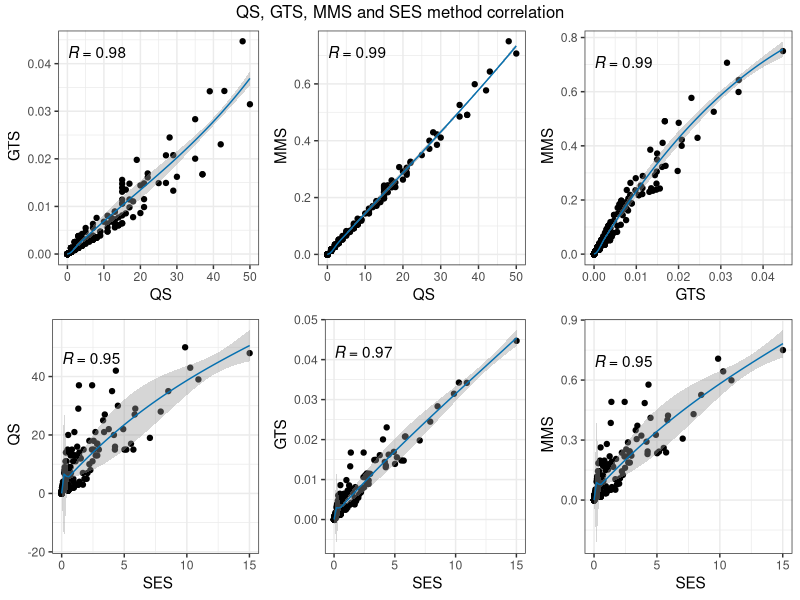
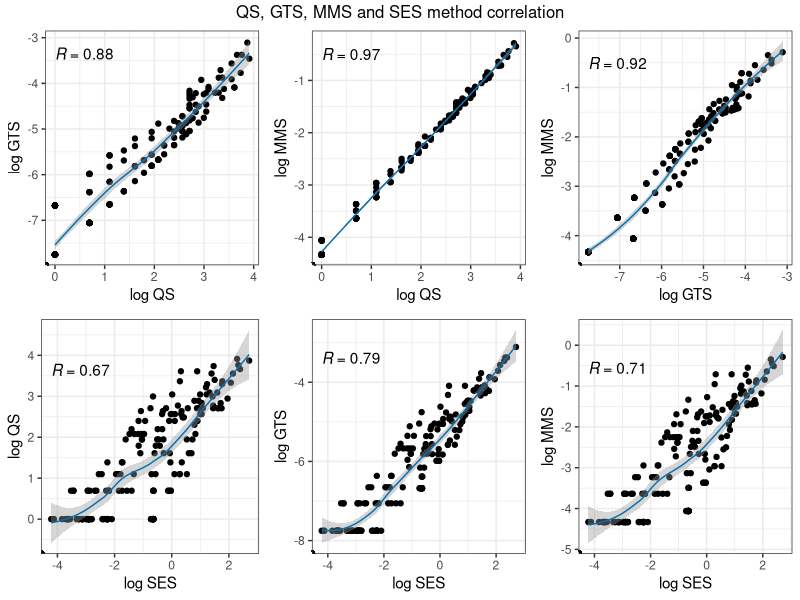
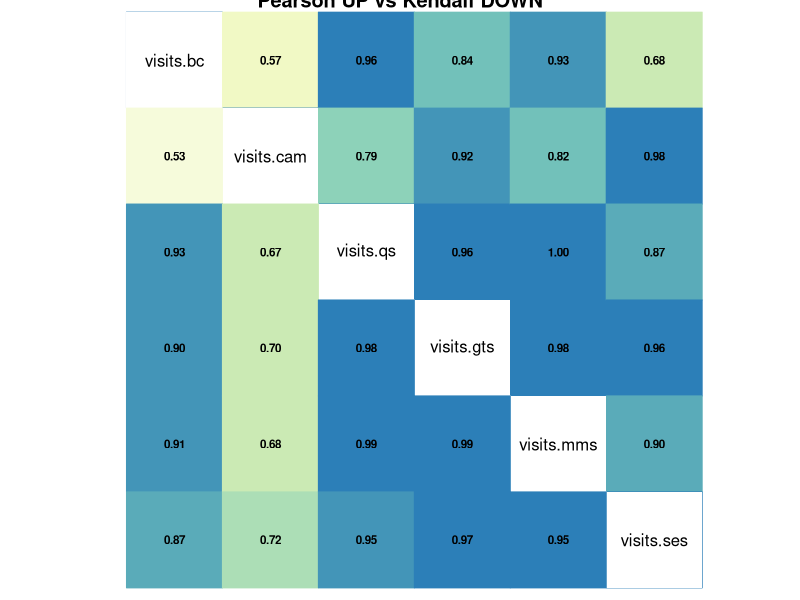
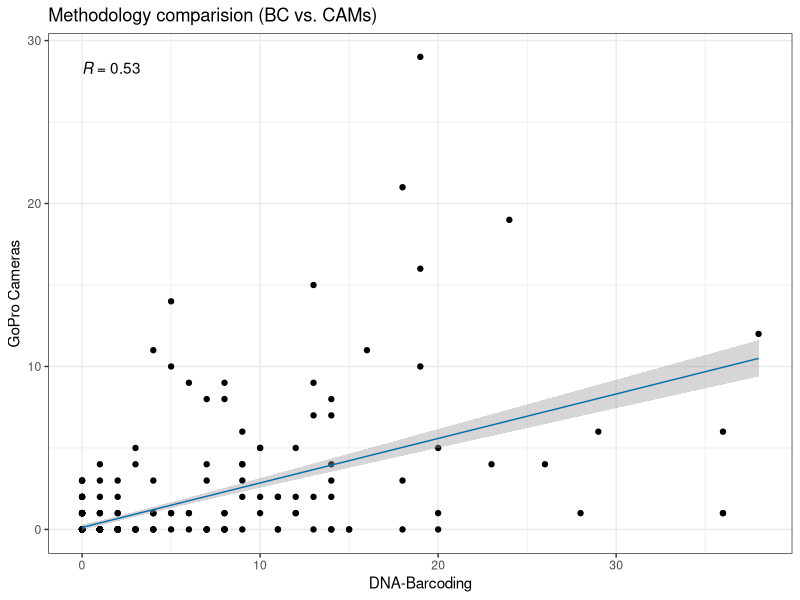
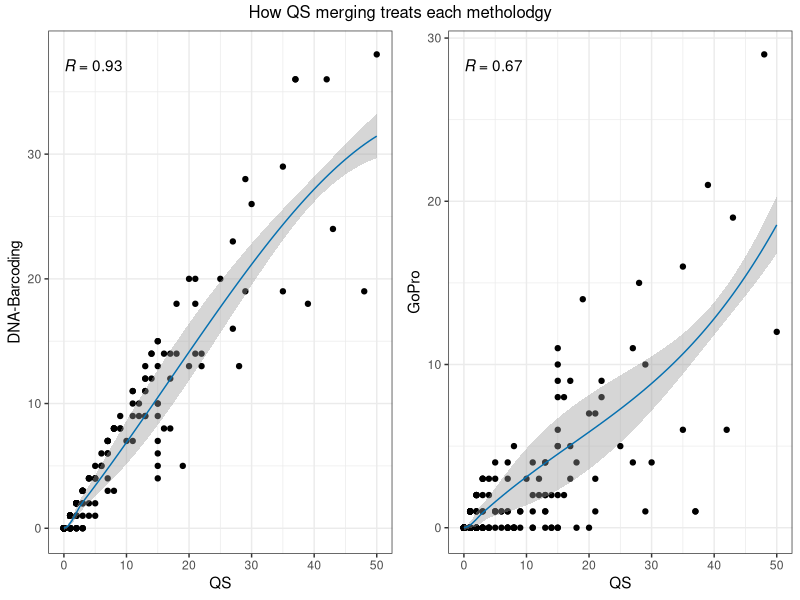
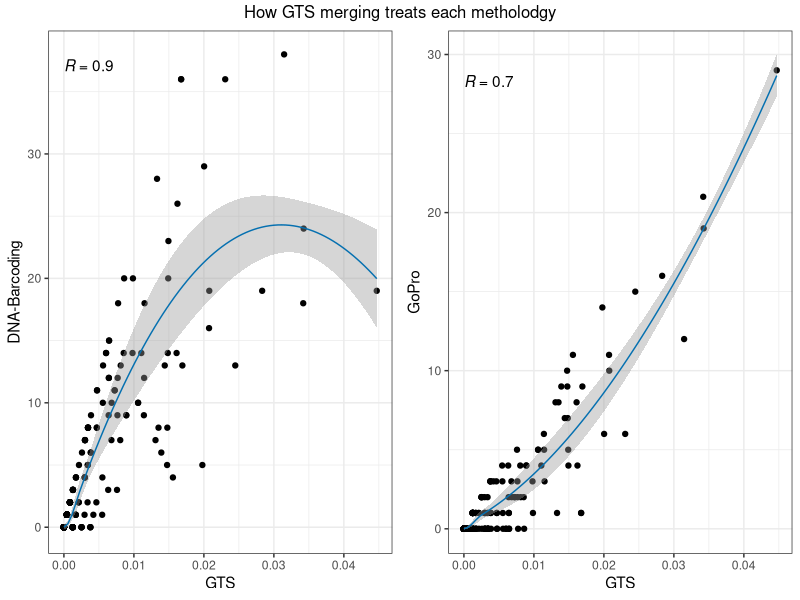
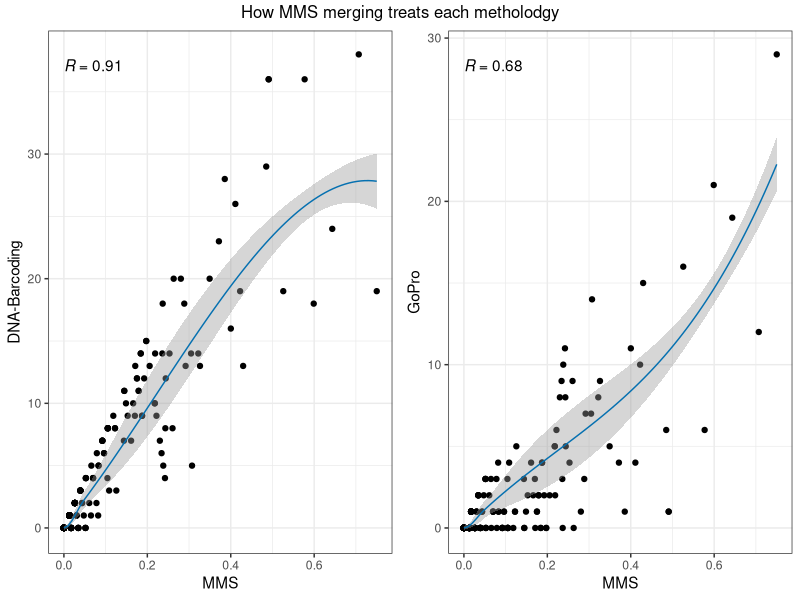
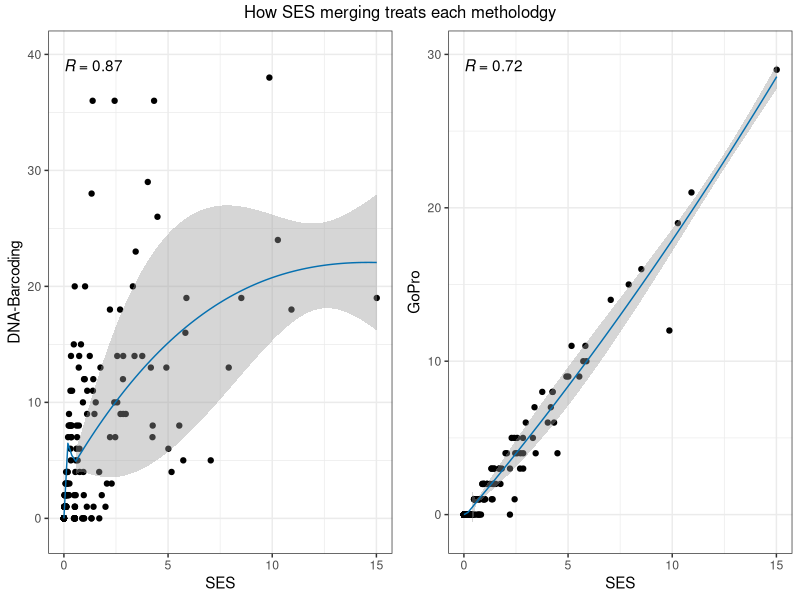

R code for these plots, in order:
## ---- chunk 1
knitr::opts_chunk$set(echo = TRUE)
## ---- chunk 2
library(tidyverse)
library(tibble)
library(RColorBrewer)
library(gridExtra)
library(ggplot2)
library(ggpubr)
## ---- chunk 3
bc <- read.csv("../Case_studies_datasets/pl_bc_clean.csv",header=T,sep=",",dec=".")%>% 
	column_to_rownames(var="X")
cam <- read.csv("../Case_studies_datasets/pl_cam_clean.csv",header=T,sep=",",dec=".")%>% 
	column_to_rownames(var="X")
QC <- read.csv("../Data_merging/Pistacia_QC.csv",header=T,sep=",",dec=".")%>% 
	column_to_rownames(var="X")
QS <- read.csv("../Data_merging/Pistacia_QS.csv",header=T,sep=",",dec=".")%>% 
	column_to_rownames(var="X")
GTS <- read.csv("../Data_merging/Pistacia_GTS.csv",header=T,sep=",",dec=".")%>% 
	column_to_rownames(var="X")
MMS <- read.csv("../Data_merging/Pistacia_MMS.csv",header=T,sep=",",dec=".")%>% 
	column_to_rownames(var="X")
SES <- read.csv("../Data_merging/Pistacia_SES.csv",header=T,sep=",",dec=".")%>% 
	column_to_rownames(var="X")
## ---- chunk 4
BC.long<- bc %>% 
  rownames_to_column(var="plant_id")%>%
  pivot_longer(-plant_id, names_to = "disperser", values_to = "visits.bc")

CAM.long<- cam %>% 
  rownames_to_column(var="plant_id")%>%
  pivot_longer(-plant_id, names_to = "disperser", values_to = "visits.cam")

QC.long<- QC %>% 
  rownames_to_column(var="plant_id")%>%
  pivot_longer(-plant_id, names_to = "disperser", values_to = "visits.qc")

QS.long<- QS %>% 
  rownames_to_column(var="plant_id")%>%
  pivot_longer(-plant_id, names_to = "disperser", values_to = "visits.qs")

GTS.long<- GTS %>% 
  rownames_to_column(var="plant_id")%>%
  pivot_longer(-plant_id, names_to = "disperser", values_to = "visits.gts")

MMS.long<- MMS %>% 
  rownames_to_column(var="plant_id")%>%
  pivot_longer(-plant_id, names_to = "disperser", values_to = "visits.mms")

SES.long<- SES %>% 
  rownames_to_column(var="plant_id")%>%
  pivot_longer(-plant_id, names_to = "disperser", values_to = "visits.ses")
## ---- chunk 5
all.long <- right_join(BC.long, CAM.long)%>%
  right_join(QC.long) %>%
  right_join(QS.long) %>% 
  right_join(GTS.long) %>% 
  right_join(MMS.long) %>% 
  right_join(SES.long) %>%
  dplyr::rowwise() %>% mutate(SD=sd(c(visits.gts,visits.mms,visits.ses)), MEAN=mean(c(visits.gts,visits.mms,visits.ses)), CV=SD/MEAN)
## ---- chunk 6
QS_GTS <- ggplot(data=all.long, aes(x=(visits.qs), y=(visits.gts)))+geom_point()+
  theme_bw()+xlab(" QS")+ylab(" GTS")+
  #geom_smooth(method=lm)+ 
  stat_cor(aes(label = ..r.label..), method="kendall")+geom_smooth(color="#0570b0", size=0.5)
QS_MMS <- ggplot(data=all.long, aes(x=(visits.qs), y=(visits.mms)))+geom_point()+
  theme_bw()+xlab(" QS")+ylab(" MMS")+
  #geom_smooth(method=lm)+ 
  stat_cor(aes(label = ..r.label..), method="kendall")+geom_smooth(color="#0570b0", size=0.5)
GTS_MMS <- ggplot(data=all.long, aes(x=(visits.gts), y=(visits.mms)))+geom_point()+
  theme_bw()+xlab(" GTS")+ylab(" MMS")+
  #geom_smooth(method=lm)+ 
  stat_cor(aes(label = ..r.label..), method="kendall")+geom_smooth(color="#0570b0", size=0.5)
SES_QS <- ggplot(data=all.long, aes(x=(visits.ses), y=(visits.qs)))+geom_point()+
  theme_bw()+xlab(" SES")+ylab(" QS")+
  #geom_smooth(method=lm)+ 
  stat_cor(aes(label = ..r.label..), method="kendall")+geom_smooth(color="#0570b0", size=0.5)
SES_GTS <- ggplot(data=all.long, aes(x=(visits.ses), y=(visits.gts)))+geom_point()+
  theme_bw()+xlab(" SES")+ylab(" GTS")+
  #geom_smooth(method=lm)+ 
  stat_cor(aes(label = ..r.label..), method="kendall")+geom_smooth(color="#0570b0", size=0.5)
SES_MMS <- ggplot(data=all.long, aes(x=(visits.ses), y=(visits.mms)))+geom_point()+
  theme_bw()+xlab(" SES")+ylab(" MMS")+
  #geom_smooth(method=lm)+ 
  stat_cor(aes(label = ..r.label..), method="kendall")+geom_smooth(color="#0570b0", size=0.5)

grid.arrange(QS_GTS, QS_MMS, GTS_MMS, SES_QS, SES_GTS, SES_MMS, ncol=3, nrow=2, top="QS, GTS, MMS and SES method correlation")
## ---- chunk 7
QS_GTS <- ggplot(data=all.long, aes(x=log(visits.qs), y=log(visits.gts)))+geom_point()+
  theme_bw()+xlab("log QS")+ylab("log GTS")+
  #geom_smooth(method=lm)+ 
  stat_cor(aes(label = ..r.label..), method="kendall")+geom_smooth(color="#0570b0", size=0.5)
QS_MMS <- ggplot(data=all.long, aes(x=log(visits.qs), y=log(visits.mms)))+geom_point()+
  theme_bw()+xlab("log QS")+ylab("log MMS")+
  #geom_smooth(method=lm)+ 
  stat_cor(aes(label = ..r.label..), method="kendall")+geom_smooth(color="#0570b0", size=0.5)
GTS_MMS <- ggplot(data=all.long, aes(x=log(visits.gts), y=log(visits.mms)))+geom_point()+
  theme_bw()+xlab("log GTS")+ylab("log MMS")+
  #geom_smooth(method=lm)+ 
  stat_cor(aes(label = ..r.label..), method="kendall")+geom_smooth(color="#0570b0", size=0.5)
SES_QS <- ggplot(data=all.long, aes(x=log(visits.ses), y=log(visits.qs)))+geom_point()+
  theme_bw()+xlab("log SES")+ylab("log QS")+
  #geom_smooth(method=lm)+ 
  stat_cor(aes(label = ..r.label..), method="kendall")+geom_smooth(color="#0570b0", size=0.5)
SES_GTS <- ggplot(data=all.long, aes(x=log(visits.ses), y=log(visits.gts)))+geom_point()+
  theme_bw()+xlab("log SES")+ylab("log GTS")+
  #geom_smooth(method=lm)+ 
  stat_cor(aes(label = ..r.label..), method="kendall")+geom_smooth(color="#0570b0", size=0.5)
SES_MMS <- ggplot(data=all.long, aes(x=log(visits.ses), y=log(visits.mms)))+geom_point()+
  theme_bw()+xlab("log SES")+ylab("log MMS")+
  #geom_smooth(method=lm)+ 
  stat_cor(aes(label = ..r.label..), method="kendall")+geom_smooth(color="#0570b0", size=0.5)

grid.arrange(QS_GTS, QS_MMS, GTS_MMS, SES_QS, SES_GTS, SES_MMS, ncol=3, nrow=2, top="QS, GTS, MMS and SES method correlation")
## ---- chunk 8
pearson <- cor(x=all.long[,c(3,4,6:9)], method = "pearson")

kendall <- cor(x=all.long[,c(3,4,6:9)], method = "kendall")
## ---- chunk 9
library(corrplot)
library(RColorBrewer)

col <- colorRampPalette(c("white", "white","white", "white","white", "white", "white",  "white", "white","#D9EF8B","#A6D96A","#66BD63"))

col2 <- colorRampPalette(c("white", "white","white", "white","white", "white", "white",  "white", "white","#edf8b1","#7fcdbb","#2c7fb8"))

corrplot(pearson,method = "color",type="upper",number.cex = .7,addCoef.col="black", tl.col = "black", col=col2(40), title="Pearson UP vs Kendall DOWN", tl.pos = "d",tl.srt = 45, cl.pos = "n")

corrplot(kendall, method = "color",type="lower",number.cex = .7,addCoef.col=T, tl.col = "black",  col=col2(40),diag = FALSE, tl.pos = "n", cl.pos = "n",add=T)
## ---- chunk 10
# #with confidence intervals
# library(psych)
# cor.ci(x=all.long[,c(3,4,6:9)], method = "pearson")
# cor.ci(x=all.long[,c(3,4,6:9)], method = "kendall")
# f<-cor.plot.upperLowerCi(e)
## ---- chunk 11
sum(bc)
## ---- chunk 12
sum(cam)
## ---- chunk 13
BC_CAM <- ggplot(data=all.long, aes(x=visits.bc, y=visits.cam))+geom_point()+
  theme_bw()+xlab("DNA-Barcoding")+ylab("GoPro Cameras")+
  geom_smooth(method=lm, color="#0570b0", size=0.5)+
  stat_cor(aes(label = ..r.label..), method="kendall")+ 
  labs(title="Methodology comparision (BC vs. CAMs)")
BC_CAM
## ---- chunk 14
# log_BC_CAM <- ggplot(data=all.long, aes(x=log(visits.bc), y=log(visits.cam)))+geom_point()+
#   theme_bw()+xlab("log DNA-Barcoding")+ylab("log GoPro Cameras")+
#   geom_smooth(color="violetred4", size=0.5)+ geom_smooth(method=lm, color="violetred1", size=0.5)+
#   stat_cor(aes(label = ..r.label..), method="kendall")+ 
#   labs(title="Methodology comparision (BC vs. CAMs)")
# log_BC_CAM
## ---- chunk 15
QS_BC <- ggplot(data=all.long, aes(x=visits.qs, y=visits.bc))+geom_point()+
  theme_bw()+ylab("DNA-Barcoding")+xlab("QS")+
  geom_smooth(color="#0570b0", size=0.5)+
  #geom_smooth(method=lm, color="violetred1", size=0.5)+ 
  stat_cor(aes(label = ..r.label..), method="kendall")

QS_CAM <- ggplot(data=all.long, aes(x=visits.qs, y=visits.cam))+geom_point()+
  theme_bw()+ylab("GoPro")+xlab("QS")+
  geom_smooth(color="#0570b0", size=0.5)+
  #geom_smooth(method=lm, color="violetred1", size=0.5)+ 
  stat_cor(aes(label = ..r.label..), method="kendall")

grid.arrange(QS_BC, QS_CAM, ncol=2, top="How QS merging treats each metholodgy")
## ---- chunk 16
gts_BC <- ggplot(data=all.long, aes(x=visits.gts, y=visits.bc))+geom_point()+
  theme_bw()+ylab("DNA-Barcoding")+xlab("GTS")+
  geom_smooth(color="#0570b0", size=0.5)+
  #geom_smooth(method=lm, color="violetred1", size=0.5)+ 
  stat_cor(aes(label = ..r.label..), method="kendall")

gts_CAM <- ggplot(data=all.long, aes(x=visits.gts, y=visits.cam))+geom_point()+
  theme_bw()+ylab("GoPro")+xlab("GTS")+
  geom_smooth(color="#0570b0", size=0.5)+
  #geom_smooth(method=lm, color="violetred1", size=0.5)+ 
  stat_cor(aes(label = ..r.label..), method="kendall")

grid.arrange(gts_BC, gts_CAM, ncol=2, top="How GTS merging treats each metholodgy")
## ---- chunk 17
mms_BC <- ggplot(data=all.long, aes(x=visits.mms, y=visits.bc))+geom_point()+
  theme_bw()+ylab("DNA-Barcoding")+xlab("MMS")+
  geom_smooth(color="#0570b0", size=0.5)+
  #geom_smooth(method=lm, color="violetred1", size=0.5)+ 
  stat_cor(aes(label = ..r.label..), method="kendall")

mms_CAM <- ggplot(data=all.long, aes(x=visits.mms, y=visits.cam))+geom_point()+
  theme_bw()+ylab("GoPro")+xlab("MMS")+
  geom_smooth(color="#0570b0", size=0.5)+
  #geom_smooth(method=lm, color="violetred1", size=0.5)+ 
  stat_cor(aes(label = ..r.label..), method="kendall")

grid.arrange(mms_BC, mms_CAM, ncol=2, top="How MMS merging treats each metholodgy")
## ---- chunk 18
ses_BC <- ggplot(data=all.long, aes(x=visits.ses, y=visits.bc))+geom_point()+
  theme_bw()+ylab("DNA-Barcoding")+xlab("SES")+
  geom_smooth(color="#0570b0", size=0.5)+
  #geom_smooth(method=lm, color="violetred1", size=0.5)+ 
  stat_cor(aes(label = ..r.label..), method="kendall")+ylim(-1,40)

ses_CAM <- ggplot(data=all.long, aes(x=visits.ses, y=visits.cam))+geom_point()+
  theme_bw()+ylab("GoPro")+xlab("SES")+
  geom_smooth(color="#0570b0", size=0.5)+ylim(-1,30)+
  #geom_smooth(method=lm, color="violetred1", size=0.5)+ 
  stat_cor(aes(label = ..r.label..), method="kendall")

grid.arrange(ses_BC, ses_CAM, ncol=2, top="How SES merging treats each metholodgy")
